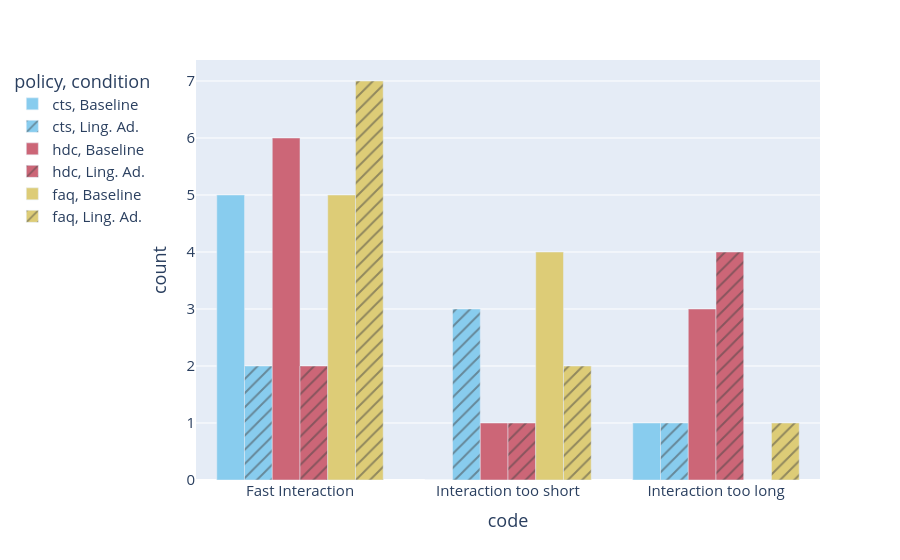

The code cell stored with this chart in its notebook:
### Code cell
data = pd.concat([mental_models_data[mental_models_data["code"] == "Fast Interaction"],
                 mental_models_data[mental_models_data["code"] == "Interaction too short"],
                 mental_models_data[mental_models_data["code"] == "Interaction too long"]])

fig = px.bar(data, x="code", y="count", color="policy", pattern_shape='condition', barmode="group", color_discrete_sequence=px.colors.qualitative.Safe)
fig.update_layout(legend=dict(
    yanchor="top",
    y=0.99,
    xanchor="right",
    x=-0.07,
    font=dict(size=15)
),
font=dict(size=15))

fig.show()

### Figure 1 — Plotly figure (JSON) as saved in the notebook; plotly's stock layout.template omitted (floating-point values rounded to 4 significant figures)
{"data": [{"alignmentgroup": "True", "hovertemplate": "policy=cts<br>condition=Baseline<br>code=%{x}<br>count=%{y}<extra></extra>", "legendgroup": "cts, Baseline", "marker": {"color": "rgb(136, 204, 238)", "pattern": {"shape": ""}}, "name": "cts, Baseline", "offsetgroup": "cts, Baseline", "orientation": "v", "showlegend": true, "textposition": "auto", "type": "bar", "x": ["Fast Interaction", "Interaction too short", "Interaction too long"], "xaxis": "x", "y": [5, 0, 1], "yaxis": "y"}, {"alignmentgroup": "True", "hovertemplate": "policy=cts<br>condition=Ling. Ad.<br>code=%{x}<br>count=%{y}<extra></extra>", "legendgroup": "cts, Ling. Ad.", "marker": {"color": "rgb(136, 204, 238)", "pattern": {"shape": "/"}}, "name": "cts, Ling. Ad.", "offsetgroup": "cts, Ling. Ad.", "orientation": "v", "showlegend": true, "textposition": "auto", "type": "bar", "x": ["Fast Interaction", "Interaction too short", "Interaction too long"], "xaxis": "x", "y": [2, 3, 1], "yaxis": "y"}, {"alignmentgroup": "True", "hovertemplate": "policy=hdc<br>condition=Baseline<br>code=%{x}<br>count=%{y}<extra></extra>", "legendgroup": "hdc, Baseline", "marker": {"color": "rgb(204, 102, 119)", "pattern": {"shape": ""}}, "name": "hdc, Baseline", "offsetgroup": "hdc, Baseline", "orientation": "v", "showlegend": true, "textposition": "auto", "type": "bar", "x": ["Fast Interaction", "Interaction too short", "Interaction too long"], "xaxis": "x", "y": [6, 1, 3], "yaxis": "y"}, {"alignmentgroup": "True", "hovertemplate": "policy=hdc<br>condition=Ling. Ad.<br>code=%{x}<br>count=%{y}<extra></extra>", "legendgroup": "hdc, Ling. Ad.", "marker": {"color": "rgb(204, 102, 119)", "pattern": {"shape": "/"}}, "name": "hdc, Ling. Ad.", "offsetgroup": "hdc, Ling. Ad.", "orientation": "v", "showlegend": true, "textposition": "auto", "type": "bar", "x": ["Fast Interaction", "Interaction too short", "Interaction too long"], "xaxis": "x", "y": [2, 1, 4], "yaxis": "y"}, {"alignmentgroup": "True", "hovertemplate": "policy=faq<br>condition=Baseline<br>code=%{x}<br>count=%{y}<extra></extra>", "legendgroup": "faq, Baseline", "marker": {"color": "rgb(221, 204, 119)", "pattern": {"shape": ""}}, "name": "faq, Baseline", "offsetgroup": "faq, Baseline", "orientation": "v", "showlegend": true, "textposition": "auto", "type": "bar", "x": ["Fast Interaction", "Interaction too short", "Interaction too long"], "xaxis": "x", "y": [5, 4, 0], "yaxis": "y"}, {"alignmentgroup": "True", "hovertemplate": "policy=faq<br>condition=Ling. Ad.<br>code=%{x}<br>count=%{y}<extra></extra>", "legendgroup": "faq, Ling. Ad.", "marker": {"color": "rgb(221, 204, 119)", "pattern": {"shape": "/"}}, "name": "faq, Ling. Ad.", "offsetgroup": "faq, Ling. Ad.", "orientation": "v", "showlegend": true, "textposition": "auto", "type": "bar", "x": ["Fast Interaction", "Interaction too short", "Interaction too long"], "xaxis": "x", "y": [7, 2, 1], "yaxis": "y"}], "layout": {"barmode": "group", "font": {"size": 15}, "legend": {"font": {"size": 15}, "title": {"text": "policy, condition"}, "tracegroupgap": 0, "x": -0.07, "xanchor": "right", "y": 0.99, "yanchor": "top"}, "margin": {"t": 60}, "xaxis": {"anchor": "y", "domain": [0, 1], "title": {"text": "code"}}, "yaxis": {"anchor": "x", "domain": [0, 1], "title": {"text": "count"}}}}
